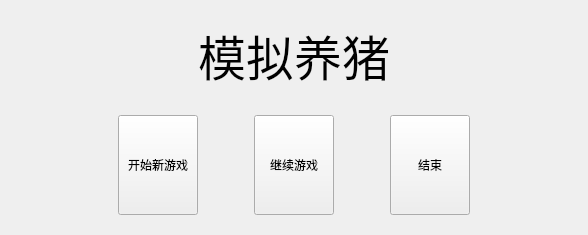
     <widget class="QWidget" name="Begin">
      <layout class="QVBoxLayout" name="verticalLayout_2">
       <item>
        <widget class="QWidget" name="widget" native="true">
         <layout class="QHBoxLayout" name="horizontalLayout">
          <item>
           <spacer name="horizontalSpacer">
            <property name="orientation">
             <enum>Qt::Horizontal</enum>
            </property>
            <property name="sizeHint" stdset="0">
             <size>
              <width>139</width>
              <height>20</height>
             </size>
            </property>
           </spacer>
          </item>
          <item>
           <widget class="QLabel" name="label">
            <property name="font">
             <font>
              <family>华文行楷</family>
              <pointsize>36</pointsize>
             </font>
            </property>
            <property name="text">
             <string>模拟养猪</string>
            </property>
           </widget>
          </item>
          <item>
           <spacer name="horizontalSpacer_2">
            <property name="orientation">
             <enum>Qt::Horizontal</enum>
            </property>
            <property name="sizeHint" stdset="0">
             <size>
              <width>139</width>
              <height>20</height>
             </size>
            </property>
           </spacer>
          </item>
         </layout>
        </widget>
       </item>
       <item>
        <widget class="QWidget" name="widget_2" native="true">
         <layout class="QHBoxLayout" name="horizontalLayout_2">
          <item>
           <spacer name="horizontalSpacer_3">
            <property name="orientation">
             <enum>Qt::Horizontal</enum>
            </property>
            <property name="sizeHint" stdset="0">
             <size>
              <width>98</width>
              <height>20</height>
             </size>
            </property>
           </spacer>
          </item>
          <item>
           <widget class="QPushButton" name="Start">
            <property name="minimumSize">
             <size>
              <width>0</width>
              <height>100</height>
             </size>
            </property>
            <property name="text">
             <string>开始新游戏</string>
            </property>
           </widget>
          </item>
          <item>
           <spacer name="horizontalSpacer_4">
            <property name="orientation">
             <enum>Qt::Horizontal</enum>
            </property>
            <property name="sizeHint" stdset="0">
             <size>
              <width>50</width>
              <height>20</height>
             </size>
            </property>
           </spacer>
          </item>
          <item>
           <widget class="QPushButton" name="continue_2">
            <property name="minimumSize">
             <size>
              <width>0</width>
              <height>100</height>
             </size>
            </property>
            <property name="text">
             <string>继续游戏</string>
            </property>
           </widget>
          </item>
          <item>
           <spacer name="horizontalSpacer_17">
            <property name="orientation">
             <enum>Qt::Horizontal</enum>
            </property>
            <property name="sizeHint" stdset="0">
             <size>
              <width>50</width>
              <height>20</height>
             </size>
            </property>
           </spacer>
          </item>
          <item>
           <widget class="QPushButton" name="Cancel">
            <property name="minimumSize">
             <size>
              <width>0</width>
              <height>100</height>
             </size>
            </property>
            <property name="text">
             <string>结束</string>
            </property>
           </widget>
          </item>
          <item>
           <spacer name="horizontalSpacer_5">
            <property name="orientation">
             <enum>Qt::Horizontal</enum>
            </property>
            <property name="sizeHint" stdset="0">
             <size>
              <width>98</width>
              <height>20</height>
             </size>
            </property>
           </spacer>
          </item>
         </layout>
        </widget>
       </item>
      </layout>
     </widget>
